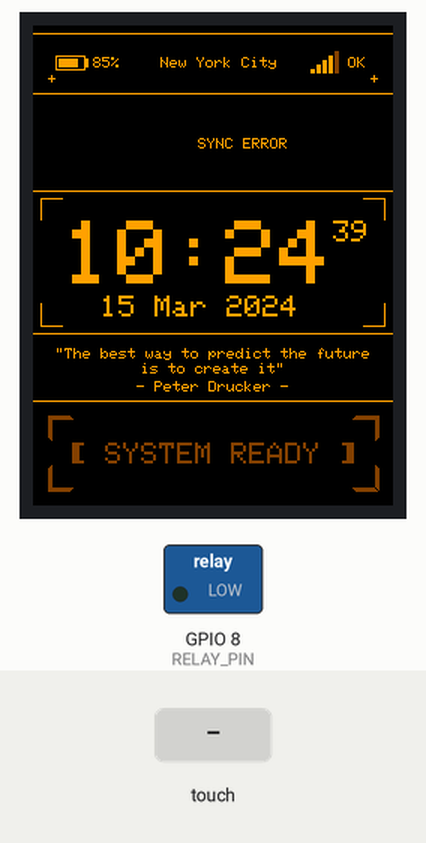
This sketch was run on a simulated ESP32-C3. Shown: 240×320 colour display, switched loads named in the sketch (green lamp = pin HIGH). The inputs (shaded band) are chosen by the test bench. WiFi joins after 1.5 s; servers stay silent unless stated; uploads are accepted with an empty reply; the local clock reads 2024-03-15 10:24:30 at power-on unless the sketch sets it; random numbers use the default seed unless the sketch sets one; pins used as bus, display or sensor lines are not drawn; what the sketch prints to the serial monitor is not drawn.

Above: at 9.2 s.
9.3 s: touch panel pressed at 13 % / 10 % of its raw x / y range
At 10.8 s:
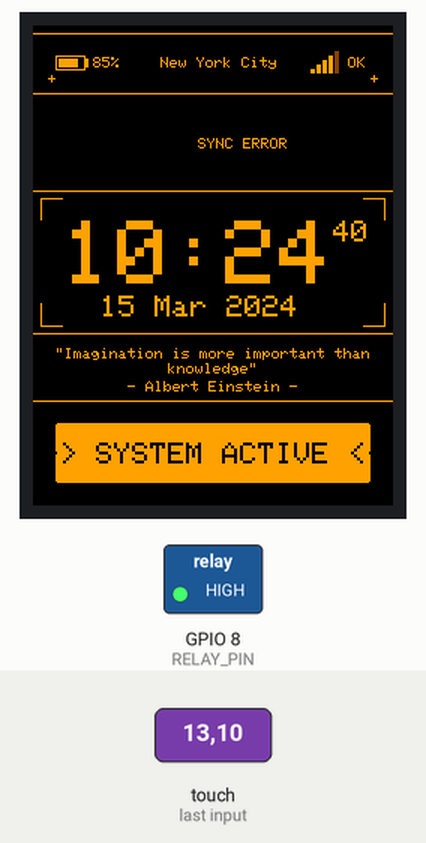
12.3 s: touch panel pressed at 38 % / 10 % of its raw x / y range
At 13.8 s:
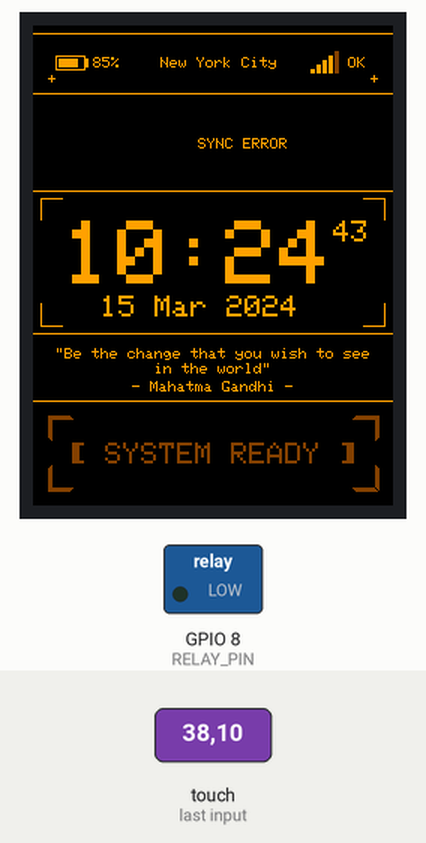
15.3 s: touch panel pressed at 62 % / 10 % of its raw x / y range
At 16.8 s:
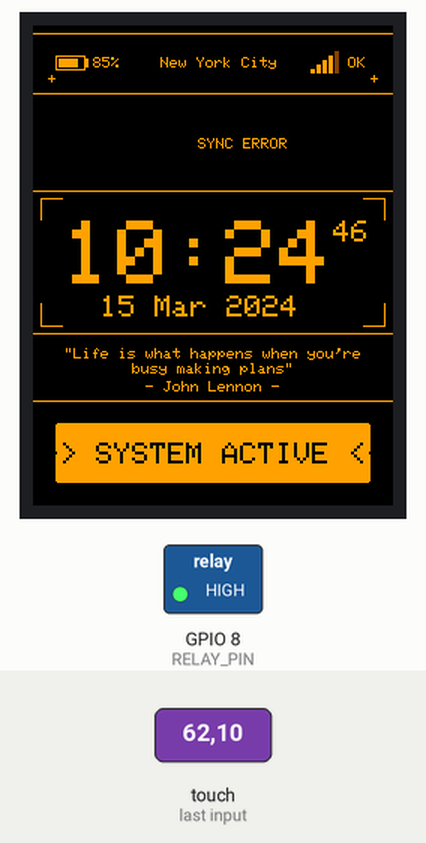
18.3 s: touch panel pressed at 87 % / 10 % of its raw x / y range
At 19.8 s:
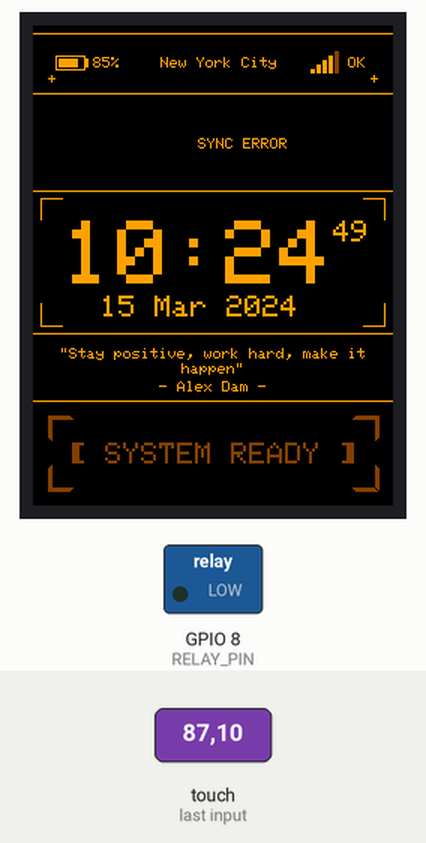
21.3 s: touch panel pressed at 13 % / 10 % of its raw x / y range
At 22.6 s:
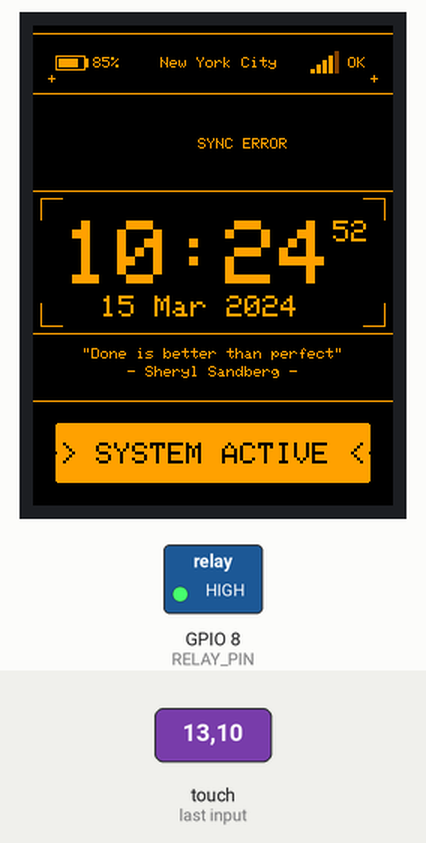
24.3 s: touch panel pressed at 38 % / 10 % of its raw x / y range
At 25.8 s:
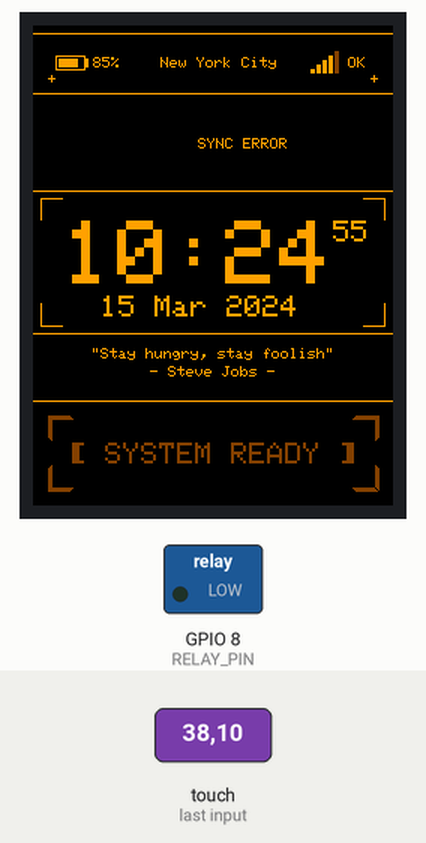
Timing chart, 0 to 27.3 s (numbered marks = the images above; inputs shaded):
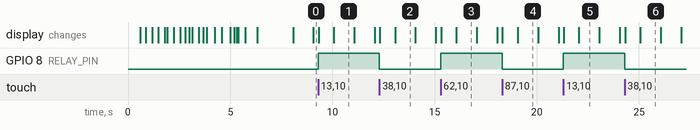

The sketch:

main.ino
```cpp
#include <WiFi.h>
#include "time.h"
#include <Adafruit_GFX.h>
#include <Adafruit_ST7789.h>
#include <SPI.h>
#include <XPT2046_Touchscreen.h>
#include <HTTPClient.h>

#include "config.h"
#include <WiFiMulti.h>

// Initialize WiFiMulti for multiple AP management
WiFiMulti wifiMulti;

// NTP Server for time synchronization
const char* ntpServer = "pool.ntp.org";

// Weather data variables
String weatherRaw = "";
unsigned long lastWeatherUpdate = 0;
const unsigned long weatherInterval = 1800000; // Update every 30 minutes (30 * 60 * 1000 ms)

// Pin definitions for ESP32-C3 and TFT/Touch/Relay
#define TFT_CS 7
#define TFT_DC 3
#define TFT_RST 10
#define T_CS 1
#define T_IRQ 2
#define RELAY_PIN 8
#define SD_CS 0

// Hardware instances
Adafruit_ST7789 tft = Adafruit_ST7789(TFT_CS, TFT_DC, TFT_RST);
XPT2046_Touchscreen ts(T_CS, T_IRQ);

// Theme Colors (Cyberpunk/Amber aesthetic)
#define COLOR_AMBER 0xFD00
#define COLOR_BG    0x0000
#define COLOR_OFF   0x8200 // Dim Amber for background elements

// 1. Inspiration Quotes List
const char* quotes[] = {
  "Stay hungry, stay foolish - Steve Jobs",
  "Imagination is more important than knowledge - Albert Einstein",
  "The only way to do great work is to love what you do - Steve Jobs",
  "Done is better than perfect - Sheryl Sandberg",
  "Innovation distinguishes between a leader and a follower - Steve Jobs",
  "Be the change that you wish to see in the world - Mahatma Gandhi",
  "Your time is limited, so don't waste it - Steve Jobs",
  "Stay positive, work hard, make it happen - Alex Dam",
  "Life is what happens when you're busy making plans - John Lennon",
  "The best way to predict the future is to create it - Peter Drucker"
};

const int totalQuotes = sizeof(quotes) / sizeof(quotes[0]);
int quoteOrder[totalQuotes]; // Array to store shuffled indices
int currentQuoteIndex = 0;    // Current position in shuffled sequence
unsigned long lastQuoteTime = 0;

// Fisher-Yates shuffle algorithm for randomizing quotes
void shuffleQuotes() {
  for (int i = 0; i < totalQuotes; i++) quoteOrder[i] = i; // Reset indices
  for (int i = totalQuotes - 1; i > 0; i--) {
    int j = random(0, i + 1);
    int temp = quoteOrder[i];
    quoteOrder[i] = quoteOrder[j];
    quoteOrder[j] = temp;
  }
  currentQuoteIndex = 0; // Reset to start of new shuffled sequence
}

bool relayState = false;
unsigned long lastClockUpdate = 0;
int lastMin = -1;
int lastDay = -1;

/**
 * 2. Draws center-aligned text with smart word wrapping and background clearing
 * Used for displaying inspiration quotes at the bottom of the screen
 */
void drawCenterWrappedText(String rawText, int x_center, int y_start, int line_width) {
  tft.setTextSize(1);
  tft.setTextColor(COLOR_AMBER);

  // Clear quote area (y=210 to y=248)
  tft.fillRect(5, 210, 230, 38, COLOR_BG);

  int dashIndex = rawText.indexOf(" - ");
  String quoteContent = "";
  String authorName = "";

  // Split quote and author
  if (dashIndex != -1) {
    quoteContent = "\"" + rawText.substring(0, dashIndex) + "\"";
    authorName = "- " + rawText.substring(dashIndex + 3) + " -";
  } else {
    quoteContent = "\"" + rawText + "\"";
  }

  // --- PHASE 1: DRAW QUOTE (AUTO WORD WRAP) ---
  int16_t x1, y1; uint16_t w, h;
  int cursorY = y_start;
  String currentLine = "";
  String word = "";

  for (int i = 0; i <= quoteContent.length(); i++) {
    if (i == quoteContent.length() || quoteContent[i] == ' ') {
      String testLine = currentLine + (currentLine == "" ? "" : " ") + word;
      tft.getTextBounds(testLine, 0, 0, &x1, &y1, &w, &h);

      if (w > line_width) {
        tft.getTextBounds(currentLine, 0, 0, &x1, &y1, &w, &h);
        tft.setCursor(x_center - (w / 2), cursorY);
        tft.print(currentLine);
        currentLine = word;
        cursorY += 10;
      } else {
        currentLine = testLine;
      }
      word = "";
    } else {
      word += quoteContent[i];
    }
  }

  // Draw last line of the quote
  tft.getTextBounds(currentLine, 0, 0, &x1, &y1, &w, &h);
  tft.setCursor(x_center - (w / 2), cursorY);
  tft.print(currentLine);

  // --- PHASE 2: DRAW AUTHOR (ALWAYS ON NEW LINE) ---
  if (authorName != "") {
    cursorY += 12; // Extra line spacing for author
    tft.getTextBounds(authorName, 0, 0, &x1, &y1, &w, &h);
    tft.setCursor(x_center - (w / 2), cursorY);
    tft.print(authorName);
  }
}

// --- DRAW BATTERY ICON ---
void drawBatIcon(int x, int y, int percent) {
  tft.drawRect(x, y, 20, 10, COLOR_AMBER); // Battery body
  tft.fillRect(x + 20, y + 2, 2, 6, COLOR_AMBER); // Battery tip
  int w = map(percent, 0, 100, 0, 16);
  tft.fillRect(x + 2, y + 2, 16, 6, COLOR_BG); // Clear inside
  tft.fillRect(x + 2, y + 2, w, 6, COLOR_AMBER); // Fill level
}

// --- DRAW WIFI RSSI ICON ---
void drawWifiIcon(int x, int y) {
  long rssi = WiFi.RSSI();
  // Signal level logic
  int bars = (rssi > -50) ? 5 : (rssi > -60) ? 4 : (rssi > -70) ? 3 : (rssi > -80) ? 2 : (rssi > -90) ? 1 : 0;
  for (int i = 0; i < 5; i++) {
    int h = (i + 1) * 3;
    uint16_t color = (i < bars) ? COLOR_AMBER : COLOR_OFF;
    tft.fillRect(x + (i * 4), y + (15 - h), 3, h, color);
  }
}

// --- DRAW TEMPERATURE DEGREE SYMBOL ---
void drawTempIcon(int x, int y) {
  tft.drawCircle(x, y, 2, COLOR_AMBER);
}

// --- UI COMPONENT: VIRTUAL TOUCH BUTTON ---
void updateButton() {
  // 1. Define safety clear zone
  int bx = 5, by = 255, bw = 230, bh = 60;
  tft.fillRect(bx, by, bw, bh, COLOR_BG); // Clear previous state

  // Internal drawing coordinates
  int nx = 10, ny = 260, nw = 220, nh = 50;

  if (relayState) {
    // --- ACTIVE STATE (Solid Fill) ---
    tft.fillRoundRect(nx + 5, ny + 5, nw - 10, nh - 10, 2, COLOR_AMBER);
    tft.setTextColor(COLOR_BG);
    tft.setTextSize(2);

    String txt = ">> SYSTEM ACTIVE <<";
    int16_t x1, y1; uint16_t w, h;
    tft.getTextBounds(txt, 0, 0, &x1, &y1, &w, &h);
    tft.setCursor((240 - w) / 2, ny + 18);
    tft.print(txt);
  } else {
    // --- READY STATE (Outline Frame) ---
    tft.setTextColor(0x8200);
    int len = 15; // Length of corner brackets
    for(int i = 0; i < 3; i++) {
      int d = i;
      // Draw corner aesthetic brackets
      tft.drawFastHLine(nx + d, ny + d, len, 0x8200);
      tft.drawFastVLine(nx + d, ny + d, len, 0x8200);
      tft.drawFastHLine(nx + nw - len - d, ny + d, len, 0x8200);
      tft.drawFastVLine(nx + nw - d, ny + d, len, 0x8200);
      tft.drawFastHLine(nx + d, ny + nh - d, len, 0x8200);
      tft.drawFastVLine(nx + d, ny + nh - len - d, len, 0x8200);
      tft.drawFastHLine(nx + nw - len - d, ny + nh - d, len, 0x8200);
      tft.drawFastVLine(nx + nw - d, ny + nh - len - d, len, 0x8200);
    }

    tft.setTextSize(2);
    String txt = "[ SYSTEM READY ]";
    int16_t x1, y1; uint16_t w, h;
    tft.getTextBounds(txt, 0, 0, &x1, &y1, &w, &h);
    tft.setCursor((240 - w) / 2, ny + 18);
    tft.print(txt);

    // Side decorative bars
    tft.fillRect(nx + 18, ny + 18, 3, 14, 0x8200);
    tft.fillRect(nx + nw - 21, ny + 18, 3, 14, 0x8200);
  }
}

void setup() {
  Serial.begin(115200);
  // I/O Initialization
  pinMode(RELAY_PIN, OUTPUT); digitalWrite(RELAY_PIN, LOW);
  pinMode(SD_CS, OUTPUT); digitalWrite(SD_CS, HIGH); // Disable SD SPI for stability

  // Screen Initialization
  tft.init(240, 320);
  tft.setRotation(2);
  tft.invertDisplay(false);
  tft.fillScreen(COLOR_BG);

  // START BOOT ANIMATION (Hacker Style)
  playBootSequence();

  // Draw basic UI layout
  drawStaticGrid();

  // --- WIFI CONNECTION WITH TIMEOUT ---
  // Add multiple APs from config.h for redundancy
  wifiMulti.addAP(MY_SSID, MY_PASSWORD);
  wifiMulti.addAP(MY_SSID_2, MY_PASSWORD_2);
  wifiMulti.addAP(MY_SSID_3, MY_PASSWORD_3);

  Serial.println("Connecting WiFi...");
  unsigned long startAttemptTime = millis();

  // Wait for connection (max 10 seconds)
  while (wifiMulti.run() != WL_CONNECTED && millis() - startAttemptTime < 10000) {
    delay(500);
    Serial.print(".");
  }

  if (WiFi.status() == WL_CONNECTED) {
    Serial.println("\nWiFi Connected!");
    updateWeather(); // Fetch real-time weather if online
  } else {
    Serial.println("\nWiFi Timeout - Starting Offline Mode");
    weatherRaw = "N/A|N/A|N/A|N/A"; // Placeholder values for offline display
  }

  // Display weather information
  drawWeatherInfo();
  lastWeatherUpdate = millis(); // Set timer for next sync

  // Configure Time and Touchscreen
  configTime(7 * 3600, 0, ntpServer); // UTC+7 for Vietnam
  ts.begin(); ts.setRotation(2);

  randomSeed(analogRead(0)); // Seed random for quote shuffling
  shuffleQuotes();           // Initial quote order

  updateButton(); // Initial button render
}

/**
 * EYE-CANDY: "Hacker" style terminal boot sequence
 * Simulates system breach for cinematic effect
 */
void playBootSequence() {
  tft.fillScreen(COLOR_BG);
  tft.setTextColor(COLOR_AMBER);
  tft.setTextSize(1);

  String prompt = "root@sparkworks:~# ";
  tft.drawFastHLine(0, 5, 240, COLOR_OFF); // Decorative separator

  // 2. Command line simulation
  tft.setCursor(5, 12); tft.print(prompt + "mounting /dev/esp32..."); delay(300);
  tft.setCursor(5, 22); tft.print(prompt + "loading kernel... ok"); delay(250);
  tft.setCursor(5, 32); tft.print(prompt + "starting auth_service..."); delay(200);

  // 3. Password "Cracking" effect
  const char chars[] = "abcdefghijklmnopqrstuvwxyz0123456789!@#$%";
  char pass[13];
  pass[12] = '\0';
  int yPass = 45;
  for (int round = 0; round < 35; round++) {
    tft.fillRect(90, yPass, 120, 10, COLOR_BG); // Localized text clearing
    tft.setCursor(5, yPass);
    tft.print("cracking: [ ");

    for (int i = 0; i < 12; i++) {
      if (round < 15 + i) {
        pass[i] = chars[random(0, sizeof(chars)-1)];
      } else {
        const char realPass[] = "gateway_2026";
        pass[i] = realPass[i];
      }
    }
    tft.print(pass); tft.print(" ]");
    delay(15 + round);
  }

  tft.setCursor(5, 60); tft.print(">> status: handshake_ok"); delay(300);
  tft.setCursor(5, 70); tft.print(">> bypass: completed"); delay(250);

  // 4. Network port scanning simulation
  tft.drawFastHLine(0, 85, 240, COLOR_OFF);
  tft.setCursor(5, 95); tft.print(prompt + "nmap -p 80,443 -sS"); delay(200);

  int yPort = 110;
  tft.drawRect(10, yPort, 220, 10, COLOR_OFF); // Scanning bar border
  for (int w = 0; w < 210; w += 7) {
    tft.fillRect(15 + w, yPort + 2, 4, 6, COLOR_AMBER);
    tft.fillRect(150, yPort + 15, 60, 10, COLOR_BG);
    tft.setCursor(5, yPort + 15);
    tft.print("scanning_ports: ");
    tft.print(map(w, 0, 203, 0, 100)); tft.print("%");
    delay(random(10, 50));
  }

  tft.setCursor(5, 145); tft.print(">> open: [80/http] vulnerable"); delay(400);
  tft.setCursor(5, 155); tft.print(prompt + "injecting remote_shell..."); delay(200);

  // 5. GLITCH EFFECT (Text flashing)
  for(int i = 0; i < 4; i++) {
    tft.setTextColor(COLOR_BG);
    tft.setCursor(5, 170); tft.print(">> bash_session: stabilized"); delay(30);
    tft.setTextColor(COLOR_AMBER);
    tft.setCursor(5, 170); tft.print(">> bash_session: stabilized"); delay(30);
  }

  tft.setCursor(5, 170); tft.print(">> bash_session: stabilized"); delay(300);
  tft.setCursor(5, 180); tft.print(prompt + "sh wipe_syslogs.sh"); delay(200);

  // 6. Rapid log cleaning simulation
  for(int i = 0; i < 6; i++) {
    tft.setCursor(5, 195 + (i * 12));
    tft.print("] clear_entry: ");
    tft.print(random(1000, 9999)); tft.print(".log cleaned.");
    delay(40);
  }

  // 7. FINAL BOOT LOGO
  delay(300);
  tft.setCursor(5, 270);
  tft.setTextSize(2);
  tft.print("BREACH SUCCESS.");
  delay(500);
}

/**
 * Draws the static UI skeleton (Grid lines and labels)
 */
void drawStaticGrid() {
  tft.fillScreen(COLOR_BG);
  tft.setTextColor(COLOR_AMBER);
  tft.setTextSize(1);

  // 1. Horizontal Dividers
  tft.drawFastHLine(0, 5, 240, COLOR_AMBER);
  tft.drawFastHLine(0, 45, 240, COLOR_AMBER);
  tft.drawFastHLine(0, 110, 240, COLOR_AMBER);
  tft.drawFastHLine(0, 205, 240, COLOR_AMBER);
  tft.drawFastHLine(0, 250, 240, COLOR_AMBER);

  // 2. Decorative Clock Brackets
  int yT = 115, yB = 200;
  tft.drawFastVLine(5, yT, 15, COLOR_AMBER); tft.drawFastHLine(5, yT, 15, COLOR_AMBER);
  tft.drawFastVLine(234, yT, 15, COLOR_AMBER); tft.drawFastHLine(220, yT, 15, COLOR_AMBER);
  tft.drawFastVLine(5, yB-15, 15, COLOR_AMBER); tft.drawFastHLine(5, yB, 15, COLOR_AMBER);
  tft.drawFastVLine(234, yB-15, 15, COLOR_AMBER); tft.drawFastHLine(220, yB, 15, COLOR_AMBER);

  // 3. Aesthetic decorations
  tft.setCursor(10, 32); tft.print("+");
  tft.setCursor(225, 32); tft.print("+");

  tft.setCursor(85, 21); tft.print("New York City");
  tft.setCursor(210, 21); tft.print("OK");
}

/**
 * Dynamic content update (Clock, Date, Quotes)
 * Runs every loop but internal timers limit actual screen writing
 */
void updateDisplay() {
  struct tm timeinfo;
  if(!getLocalTime(&timeinfo)) return;

  // QUOTE ROTATION: Every 2 seconds
  if (millis() - lastQuoteTime >= 2000) {
    lastQuoteTime = millis();
    int quoteIdx = quoteOrder[currentQuoteIndex];
    drawCenterWrappedText(quotes[quoteIdx], 120, 215, 210);

    currentQuoteIndex++;
    if (currentQuoteIndex >= totalQuotes) {
      shuffleQuotes(); // Reshuffle when all quotes have been shown
    }
  }

  // CLOCK REFRESH: Every 1 second
  if (millis() - lastClockUpdate >= 1000) {
    lastClockUpdate = millis();
    tft.setTextColor(COLOR_AMBER, COLOR_BG);

    // Update Battery and WiFi icons every 30 seconds
    if (timeinfo.tm_sec % 30 == 0 || lastMin == -1) {
       drawBatIcon(15, 20, 85);
       tft.setTextSize(1);
       tft.setCursor(40, 21); tft.print("85% ");
       drawWifiIcon(185, 17);
    }

    // HH:MM Update
    if (timeinfo.tm_min != lastMin) {
      lastMin = timeinfo.tm_min;
      tft.fillRect(15, 125, 180, 50, COLOR_BG); // Clear clock area
      tft.setTextSize(6);
      char hm[6]; strftime(hm, 6, "%H:%M", &timeinfo);
      tft.setCursor(20, 130); tft.print(hm);
    }

    // Seconds Update
    tft.fillRect(195, 130, 35, 20, COLOR_BG);
    tft.setTextSize(2);
    char sec[3]; strftime(sec, 3, "%S", &timeinfo);
    tft.setCursor(200, 130); tft.print(sec);

    // Date Update
    if (timeinfo.tm_mday != lastDay) {
      lastDay = timeinfo.tm_mday;
      tft.fillRect(40, 175, 160, 25, COLOR_BG);
      tft.setTextSize(2);
      char dt[20]; strftime(dt, 20, "%d %b %Y", &timeinfo);
      tft.setCursor(45, 180); tft.print(dt);
    }
  }
}

/**
 * Fetches weather string from wttr.in
 * Format: Temperature | Precip | Humidity | Wind
 */
void updateWeather() {
  if (WiFi.status() == WL_CONNECTED) {
    HTTPClient http;
    http.begin("http://wttr.in/NewYork?format=%t|%p|%h|%w&m");

    int httpCode = http.GET();
    if (httpCode == 200) {
      weatherRaw = http.getString();
      weatherRaw.replace("+", ""); // Clean raw string
      Serial.println("NYC Weather: " + weatherRaw);
    }
    http.end();
  }
}

/**
 * Parses raw weather string and renders it to the screen
 * Includes random rain simulation if data is 0.0mm
 */
void drawWeatherInfo() {
  int p1 = weatherRaw.indexOf('|');
  int p2 = weatherRaw.indexOf('|', p1 + 1);
  int p3 = weatherRaw.indexOf('|', p2 + 1);

  if (p1 != -1 && p2 != -1 && p3 != -1) {
    String t = weatherRaw.substring(0, p1);    // Temperature
    String r = weatherRaw.substring(p1 + 1, p2); // Rainfall
    String h = weatherRaw.substring(p2 + 1, p3); // Humidity
    String w = weatherRaw.substring(p3 + 1);    // Wind Speed/Direction

    // RAIN SIMULATION: If 0.0mm, generate random value 0.0 - 20.0 for visual variety
    if (r == "0.0mm") {
      float randomRain = random(0, 201) / 10.0;
      r = String(randomRain, 1) + "mm";
    }

    // Clean data for cleaner display
    t.replace("+", "");
    t.replace("°C", "");

    // Filter out Unicode wind arrow characters
    int firstDigit = -1;
    for (int i = 0; i < w.length(); i++) {
      if (isDigit(w[i])) { firstDigit = i; break; }
    }
    if (firstDigit != -1) {
      w = w.substring(firstDigit);
    }

    // CLEAR OLD WEATHER AREA
    tft.fillRect(10, 60, 220, 48, COLOR_BG);
    tft.setTextColor(COLOR_AMBER);

    // DRAW MAIN TEMPERATURE (Large font on left)
    tft.setTextSize(3);
    tft.setCursor(15, 65); tft.print(t);

    // Dynamic calculation for degree symbol placement
    int16_t x1, y1; uint16_t w_temp, h_temp;
    tft.getTextBounds(t, 15, 65, &x1, &y1, &w_temp, &h_temp);
    drawTempIcon(15 + w_temp + 5, 68);
    tft.setCursor(15 + w_temp + 15, 65); tft.print("C");

    // DRAW DETAILS (Small font on right)
    tft.setTextSize(1);
    tft.setCursor(110, 65); tft.print("HUMIDITY: " + h);
    tft.setCursor(110, 78); tft.print("WIND_SPD: " + w + " kph");
    tft.setCursor(110, 91); tft.print("RAIN_VAL: " + r);

  } else {
    // Connection failure display
    tft.fillRect(10, 60, 220, 48, COLOR_BG);
    tft.setTextSize(1);
    tft.setCursor(110, 75); tft.print("SYNC ERROR");
  }
}

void loop() {
  // TASK 1: Update clock and inspiration quotes
  updateDisplay();

  // TASK 2: Periodic weather sync (every 30 mins)
  if (millis() - lastWeatherUpdate >= weatherInterval || lastWeatherUpdate == 0) {
    lastWeatherUpdate = millis();
    Serial.println("System: initiating periodic weather sync...");
    updateWeather();
    drawWeatherInfo();
  }

  // TASK 3: Handle Touchscreen events (MOSFET toggle)
  if (ts.touched()) {
    TS_Point p = ts.getPoint();
    // Map touch coordinates to screen resolution
    int y = map(p.y, 3800, 200, 0, 320);
    if (y > 255) { // Button area detected
      relayState = !relayState;
      digitalWrite(RELAY_PIN, relayState); // Toggle MOSFET/Relay
      updateButton(); // Refresh button UI
      delay(400); // Debounce
    }
  }
}
```

config.h
```cpp
#ifndef CONFIG_H
#define CONFIG_H

// WiFi 1
const char* MY_SSID = "...";
const char* MY_PASSWORD = "...";

// WiFi 2
const char* MY_SSID_2 = "...";
const char* MY_PASSWORD_2 = "...";

// WiFi 3
const char* MY_SSID_3 = "...";
const char* MY_PASSWORD_3 = "...";
#endif
```

Measured:
- after the input at 9.3 s, GPIO 8 (RELAY_PIN): LOW → HIGH at once
- after the input at 12.3 s, GPIO 8 (RELAY_PIN): HIGH → LOW at once
- after the input at 15.3 s, GPIO 8 (RELAY_PIN): LOW → HIGH at once
- after the input at 18.3 s, GPIO 8 (RELAY_PIN): HIGH → LOW at once
- after the input at 21.3 s, GPIO 8 (RELAY_PIN): LOW → HIGH at once
- after the input at 24.3 s, GPIO 8 (RELAY_PIN): HIGH → LOW at once
- what the display in image 2 shows lasts 1.0 s, from 13.1 s to 14.1 s
